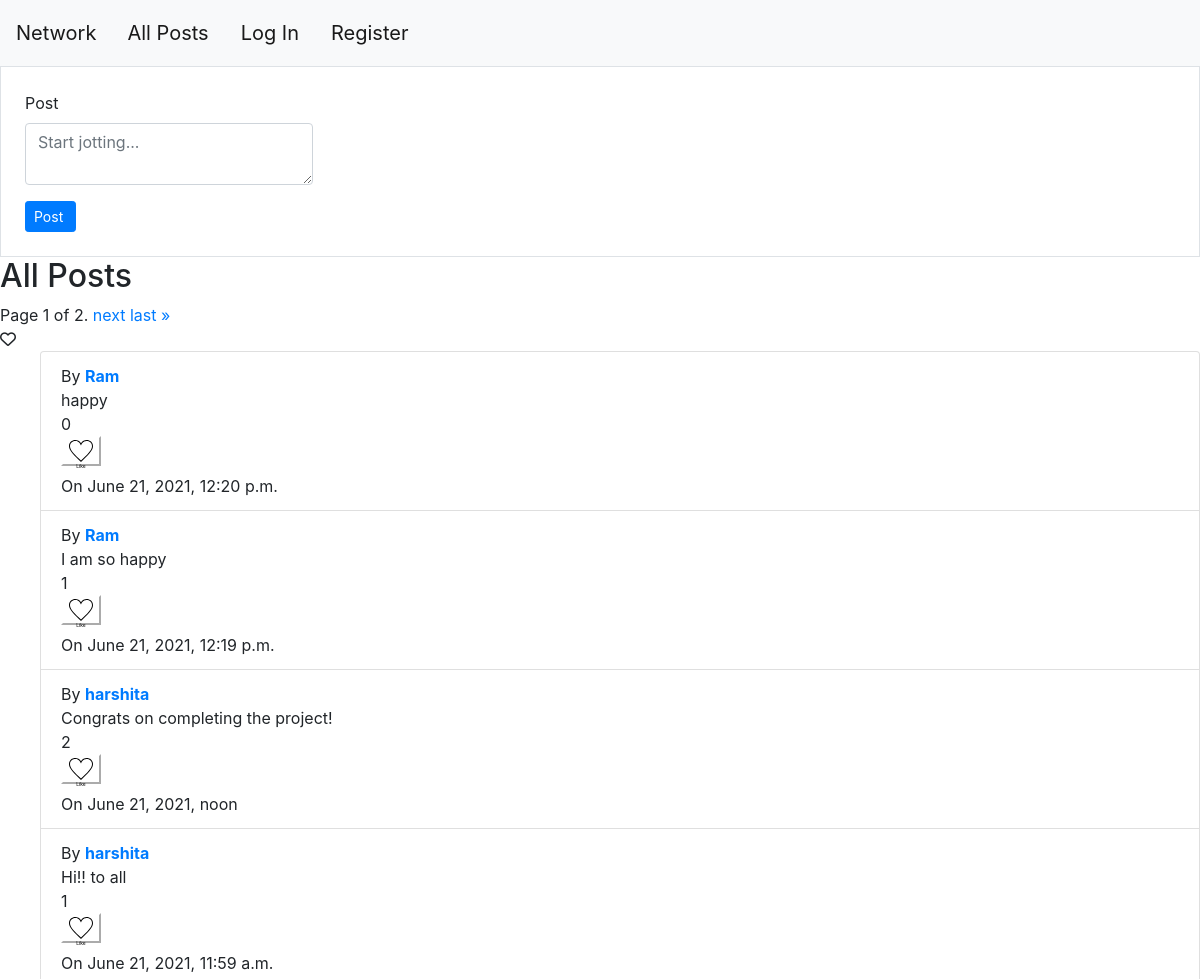
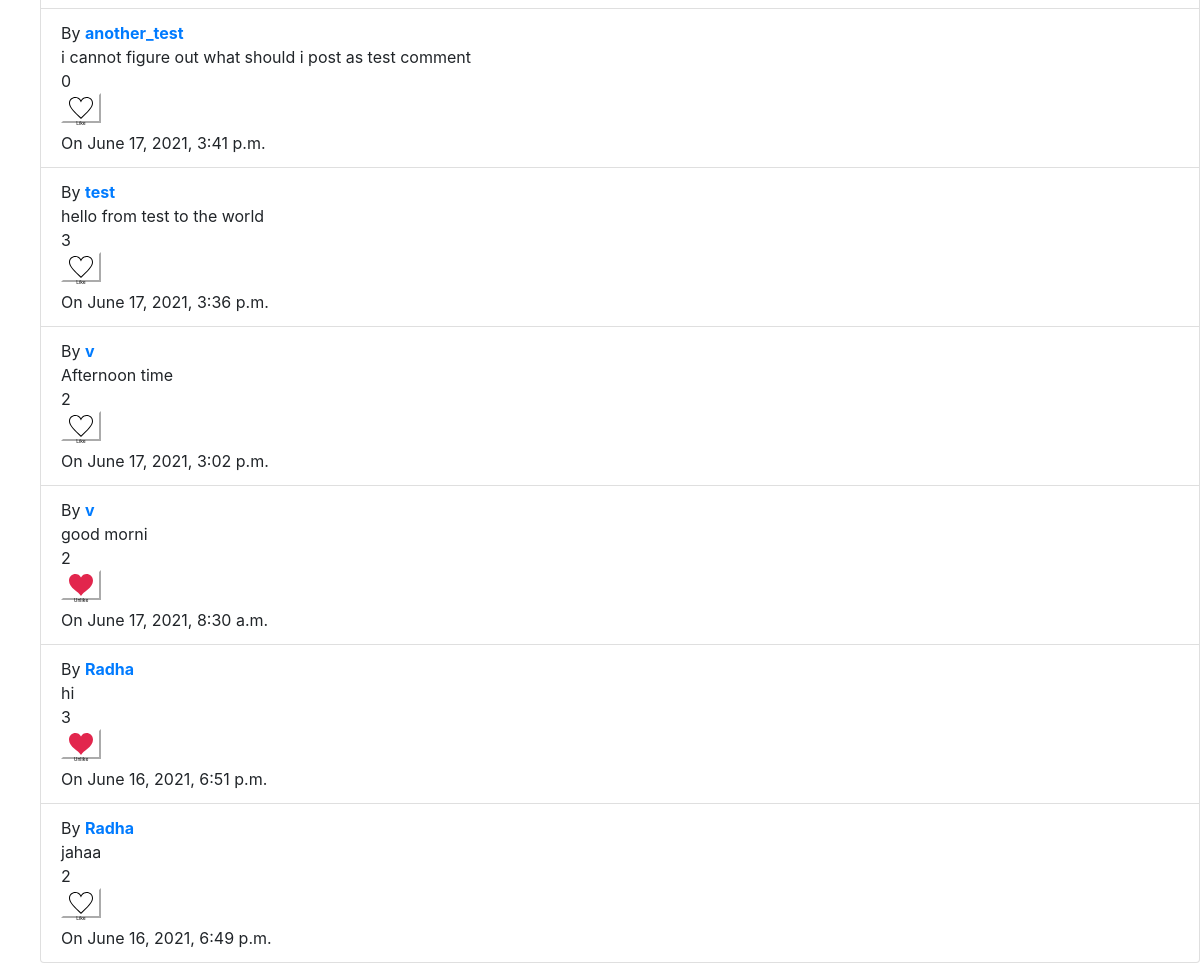
/, run on an earlier commit of the app's database (2 pictures, top to bottom).
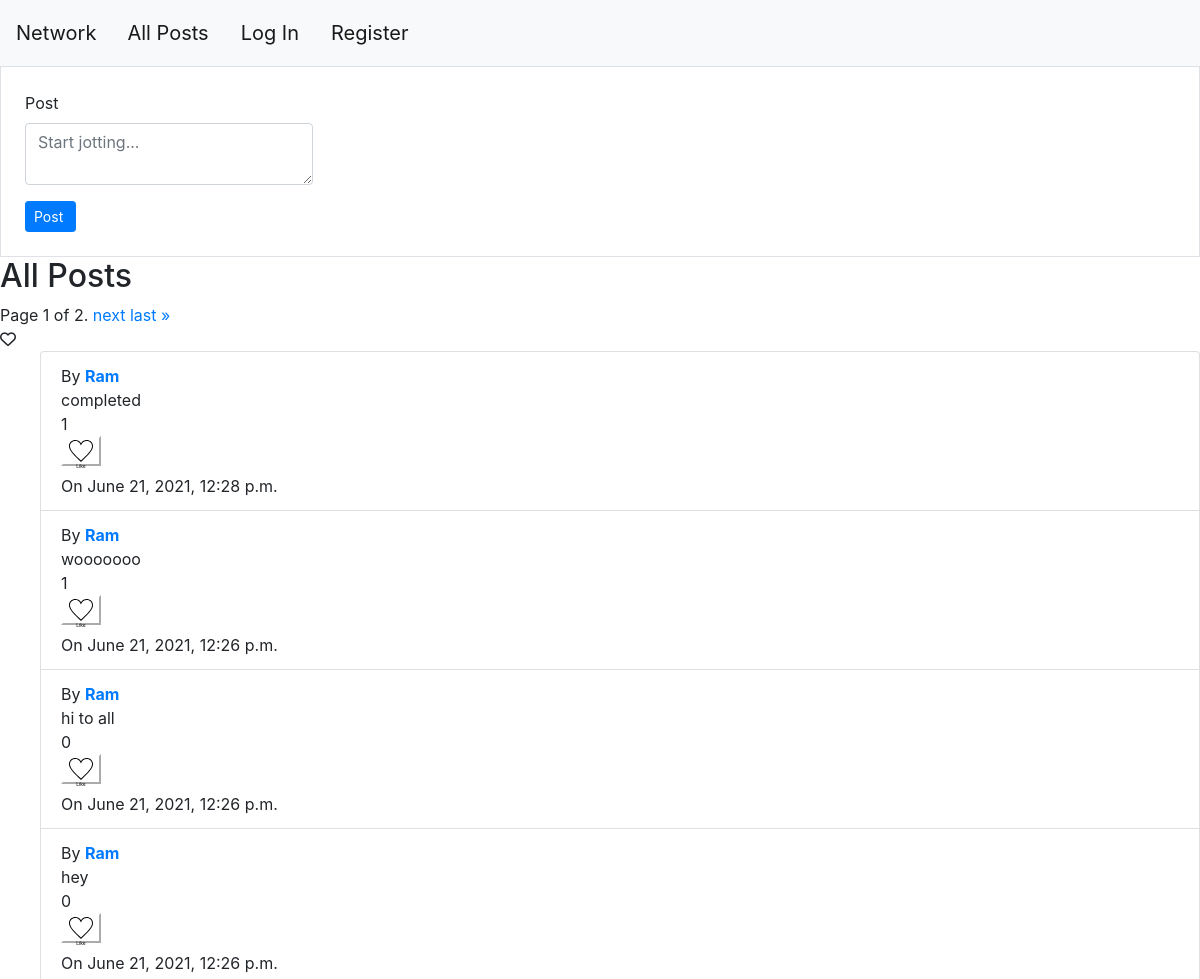
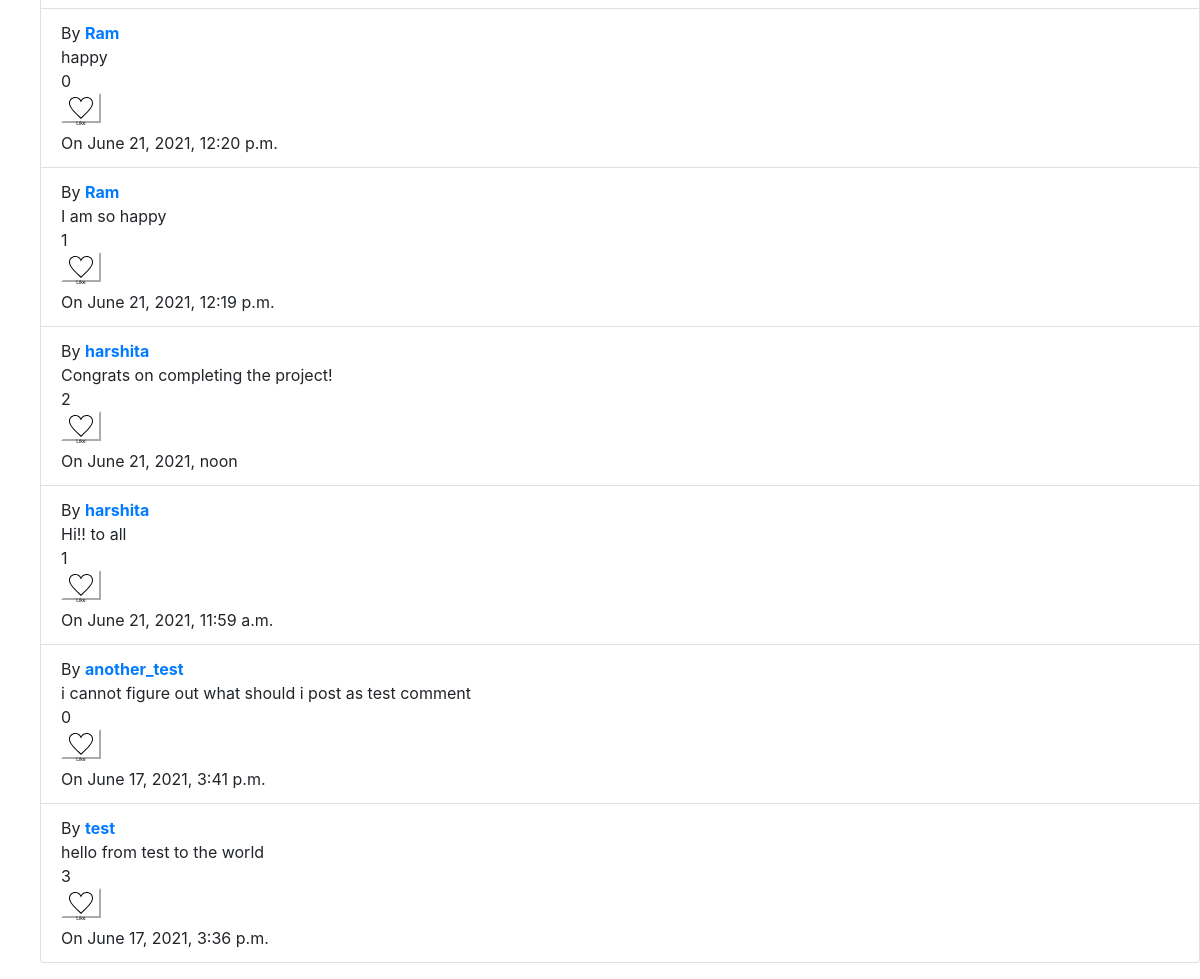
And on a later commit of the database (2 pictures, top to bottom).
### network/models.py (models this page shows, shortened)
class Post(models.Model):
    user = models.ForeignKey(User,on_delete = models.CASCADE, related_name = "posts")
    data = models.TextField(null = True)
    time = models.DateTimeField()
    likers = models.ManyToManyField(User, related_name = "liked_posts")

class User(AbstractUser):
    pass

### network/views.py (the view)
# urls.py: path("", views.index, name="index"),
def index(request):
    entries = Post.objects.order_by('pk')
    entries = entries.reverse()
    if request.user.is_authenticated:
        userobj = User.objects.get(pk=request.user.id)
    else:
        userobj = User.objects.get(pk=1)
    paginator = Paginator(entries, 10)
    if request.GET.get("page") != None:
        try:
            entries = paginator.page(request.GET.get("page")).object_list
            page_obj = paginator.get_page(request.GET.get("page"))
        except:
            entries = paginator.page(1).object_list
            page_obj = paginator.get_page(1)
    else:
        entries = paginator.page(1).object_list
        page_obj = paginator.get_page(1)
    ids = entries.values_list('pk',flat = True)
    ids = list(ids)
    ids.sort()
    ids.reverse()
    return render(request, "network/index.html",{
        "entries":list(entries),
        "userobj":userobj,
        "ids":ids,
        "add_info":"all_posts",
        "page_obj":page_obj
    })

### network/templates/network/index.html (shortened to what this page needs)
{% extends "network/layout.html" %}
{% load static %}
{% block body %}
{% if add_info == "all_posts" %}
<div class="border  p-4">
   <form action = "{% url 'create' %}" method="post">
    <div class="form-group w-25">
      <label for="posting">Post</label>
      <textarea type="text"  name ="data" class="form-control"  placeholder="Start jotting..."></textarea>
    </div>
    <input type="submit" value="Post "class="btn btn-primary btn-sm"></button>
</form>
</div>
<h2>All Posts</h2>
<div class="pagination">
  <span class="step-links">
      <span class="current">
          Page {{ page_obj.number }} of {{ page_obj.paginator.num_pages }}.
      </span>
      {% if page_obj.has_next %}
          <a href="?page={{page_obj.next_page_number}}">next</a>
          <a href="?page={{page_obj.paginator.num_pages}}">last &raquo;</a>
      {% endif %}
  </span>
</div>
{% endif %}
<i class="far fa-heart"></i>
    <ul>
    {% for entry in entries %}
        <li class="list-group-item">
            By <a href="{% url 'profile' entry.user.id %}"><strong>{{entry.user}}</strong></a><br>
              <div class="view_one">
                <div class = "para" >{{entry.data}}</div>
                <div id ="{{entry.id}}">
                  {{entry.likers.count}}
                </div>
                {% if userobj in entry.likers.all %}
                <form class= "likeunlike">
                    <div style="display: block;"  class="two" id={{entry.id}}>
                      <button class="unlikebuttonsmall"  type="submit" class="btn btn-outline-danger" btn btn-primary btn-sm>
                        <svg xmlns="http://www.w3.org/2000/svg" width="24" height="24" viewBox="0 0 24 24"><path d="M12 4.419c-2.826-5.695-11.999-4.064-11.999 3.27 0 7.27 9.903 10.938 11.999 15.311 2.096-4.373 12-8.041 12-15.311 0-7.327-9.17-8.972-12-3.27z"/></svg>
                        Unlike
                      </button>
                    </div>
                </form>
              {% else %}
                <form class="likeunlike">
                    <div style="display: block;" class="one" id={{entry.id}}>
                        <button class="likebuttonsmall"  type="submit" class="btn btn-outline-danger" btn btn-primary btn-sm>
                          Like
                        </button>
                    </div>
                </form>
                {% endif %}
                On {{entry.time}}
                <br>
            </div>
        </li>
    {% endfor %}
  </ul>
{% endblock %}

What changed in the data, as far as the page shows it:
no longer on this page (row unchanged): Post: user "v", data "Afternoon time", likers.count "2", time "June 17, 2021, 3:02 p.m."
no longer on this page (row unchanged): Post: user "v", data "good morni", likers.count "2", time "June 17, 2021, 8:30 a.m."
no longer on this page (row unchanged): Post: user "Radha", data "hi", likers.count "3", time "June 16, 2021, 6:51 p.m."
no longer on this page (row unchanged): Post: user "Radha", data "jahaa", likers.count "2", time "June 16, 2021, 6:49 p.m."
added Post: user "Ram", data "completed", likers.count "1", time "June 21, 2021, 12:28 p.m."
added Post: user "Ram", data "wooooooo", likers.count "1", time "June 21, 2021, 12:26 p.m."
added Post: user "Ram", data "hi to all", likers.count "0", time "June 21, 2021, 12:26 p.m."
added Post: user "Ram", data "hey", likers.count "0", time "June 21, 2021, 12:26 p.m."
